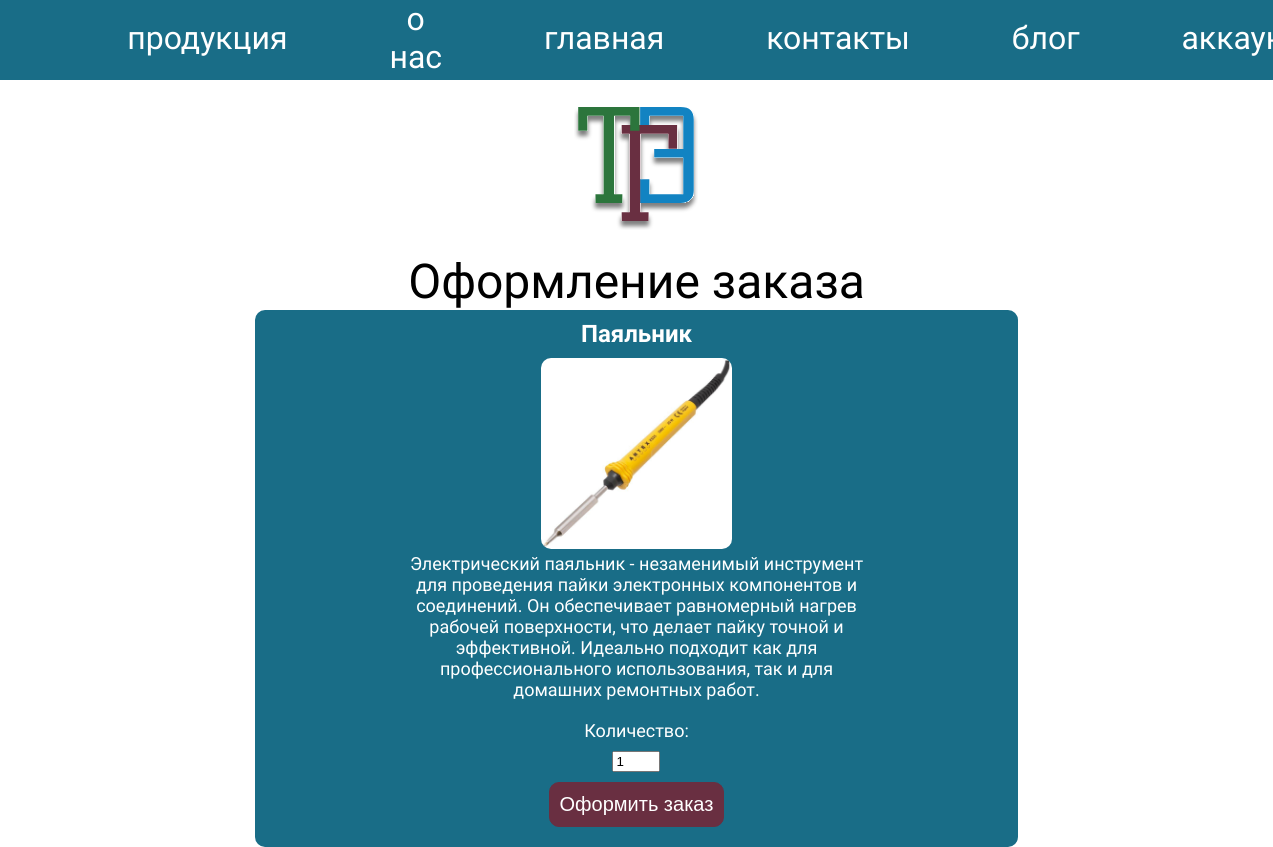
Page /order.php?product_id=11 (signed in) on the committed database.
### tables this page shows
CREATE TABLE `Products` (
  `ProductID` int NOT NULL,
  `ImagePath` varchar(255) NOT NULL,
  `Name` varchar(100) NOT NULL,
  `Description` text NOT NULL
);

### order.php (the view, shortened to what this page needs)
<?php
include 'config.php';
?>
<!DOCTYPE html>
<html lang="ru">
<head>
    <link rel="stylesheet" href="style.css">
</head>
<body>
<header>
        <div class="toolbar">
            <a href="product.php">продукция</a>
            <a href="about_me.php">о нас</a>
            <a href="index.php">главная</a>
            <a href="contacts.php">контакты</a>
            <a href="blog.php">блог</a>
            <a href="profile.php">аккаунт</a>
        </div>
    </header>
<div class="content">
    <img src="img/logo_light.svg" alt="Logo">
    <p class="title_page">Оформление заказа</p>
    <?php
        $product_id = isset($_GET['product_id']) ? intval($_GET['product_id']) : 0;
        if ($product_id > 0) {
            $sql = "SELECT ProductID, ImagePath, Name, Description FROM Products WHERE ProductID = ?";
            $stmt = $conn->prepare($sql);
            $stmt->bind_param("i", $product_id);
            $stmt->execute();
            $result = $stmt->get_result();
            $product = $result->fetch_assoc();
        }
        ?>
    <?php if (isset($product)): ?>
        <div class="product_details">
            <h2><?php echo htmlspecialchars($product['Name']); ?></h2>
            <img class="order_img" src="<?php echo htmlspecialchars($product['ImagePath']); ?>" alt="Product Image">
            <p class="order_description"><?php echo nl2br(htmlspecialchars($product['Description'])); ?></p>
            <form class="order_form" action="" method="post">
                <label for="quantity">Количество:</label>
                <input type="number" id="quantity" name="quantity" min="1" value="1" required>
                <button type="submit">Оформить заказ</button>
            </form>
        </div>
    <?php else: ?>
        <p>Продукт не найден.</p>
    <?php endif; ?>
</div>
</body>
</html>

### style.css (style rules this page uses)
* { padding: 0 auto; margin: 0 auto; transition: 0.5s; }
body { font-family: 'Jura'; }
header { display: flex; width: 100%; background-color: #196D87; height: 80px; }
.toolbar { width: 80%; display: flex; text-align: center; align-items: center; gap: 10%; }
.toolbar a { font-size: 32px; color: #fff; text-decoration: none; position: relative; padding-bottom: 5px; }
.toolbar a::before, .toolbar a::after { content: ""; position: absolute; width: 0; height: 2px; bottom: 0; background-color: #fff; transition: all 0.5s ease; }
.toolbar a::before { left: 50%; }
.toolbar a::after { right: 50%; }
.content { display: flex; flex-direction: column; text-align: center; }
.title_page { font-size: 48px; }
.product_details { width: 60%; background-color: #196D87; border-radius: 10px; color: #fff; }
.product_details h2 { margin-top: 10px; }
.order_img { width: 25%; border-radius: 10px; margin-top: 10px; }
.order_description { width: 60%; font-size: 18px; }
.order_form { margin-top: 20px; display: flex; flex-direction: column; gap: 10px; }
.order_form label { font-size: 18px; }
.order_form input { width: 40px; }
.order_form button { background-color: #692F41; color: #fff; border-radius: 10px; padding: 10px; font-size: 20px; border: 1px solid #692F41; cursor: pointer; margin-bottom: 20px; }

### rows in the picture
products: Name "Паяльник", ImagePath (picture), Description "Электрический паяльник - незаменимый инструмент для проведения пайки электронных компонентов и соединений. Он обеспечивает равномерный нагрев рабочей поверхности, что делает пайку точной и эффективной. Идеально подходит как для профессионального использования, так и для домашних ремонтных работ."
